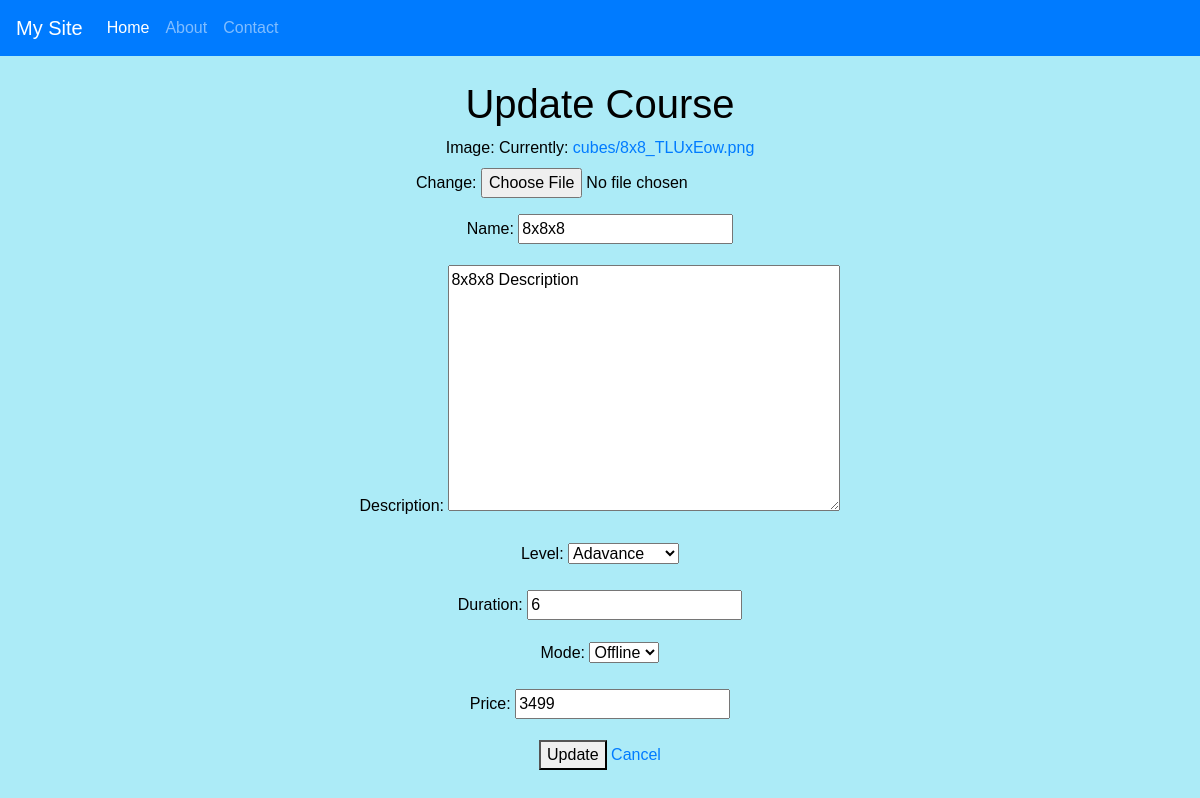
Screenshot of /course/update/13/ with the database file from the repository.
### course/models.py (models this page shows, shortened)
class Courses(models.Model):
    LEVELS = [
        ('Beginner', 'Beginner'),
        ('Intermediate', 'Intermediate'),
        ('Adavance', 'Adavance')
    ]
    MODES = [
        ('Online', 'Online'),
        ('Offline', 'Offline')
    ]
    image = models.ImageField(upload_to='cubes/')
    name = models.CharField(max_length=100, null=False)
    price = models.PositiveIntegerField(null=False)
    level = models.CharField(max_length=100, choices=LEVELS)
    duration = models.PositiveIntegerField()
    mode = models.CharField(max_length=50,choices=MODES)
    description = models.TextField(default='')

### course/views/course.py (the view)
# urls.py: path('update/<int:course_id>/', course.update_course, name='update_course'),
def update_course(request, course_id):
    course = get_object_or_404(Courses, pk=course_id)
    if request.method == 'POST':
        form = CourseForm(request.POST, request.FILES, instance=course)
        if form.is_valid():
            form.save()
            return redirect('course', course_id=course.id)
    else:
        form = CourseForm(instance=course)
    return render(request, 'update.html', {'form': form, 'course': course})

### course/forms.py
class CourseForm(forms.ModelForm):
    class Meta:
        model = Courses
        fields = ['image', 'name', 'description', 'level', 'duration', 'mode', 'price']

### course/templates/update.html (shortened to what this page needs)
{% extends "layout.html" %}
{% block content %}
<h1>Update Course</h1>
<div class="container ">
    <form method="POST" enctype="multipart/form-data">
        {{ form.as_p }}
        <button type="submit">Update</button>
        <a href="{% url 'courses' %}">Cancel</a>
    </form>
</div>
{% endblock %}

### static/css/style.css (style rules this page uses)
body { background-color: #acebf7; font-family: Arial, sans-serif; color: #000000; text-align: center; }

### rows the page displays
Courses: name "8x8x8", description "8x8x8 Description", level "Adavance", duration "6", mode "Offline", price "3499"
